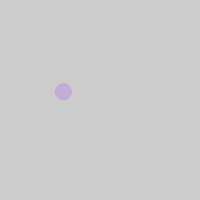
Frame 1 (no input)
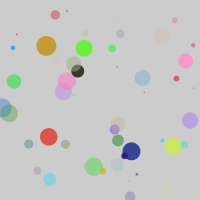
Frame 60 (the mouse pressed at the canvas centre just before this capture)
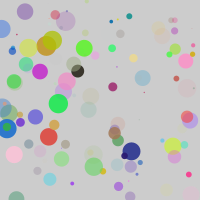
Frame 120 (the mouse held since frame 60 and released just before this capture)

The Processing sketch that drew these frames (run headless with seeded random() and noise(); from frame 60 on, the mouse is pressed at the canvas centre):

// Processing sketch: da_6
// ── da_6.pde
float r; // initializing r
float g; // initializing g
float b; // initializing b
float a; // initializing a

float diam; // initializing diam
float x; // initializing x
float y; // initializing y

void setup(){
  size(200,200); // size of box
  //background(255); // stays white
}

void draw(){
  r = random(255); // set r to random number(0/255)
  g = random(255); // set g to random
  b = random(255); // set b to random
  a = random(255); // set a to random
  diam  = random(20); // set diam to random
  x  = random(width); // set x to width
  y  = random(height); // set y to height
  
  //background(255);
  noStroke(); // no outline
  fill(r,g,b,a); // shape color
  ellipse(x,y,diam,diam); // draw an ellipse
  
  //delay(1000);
}
